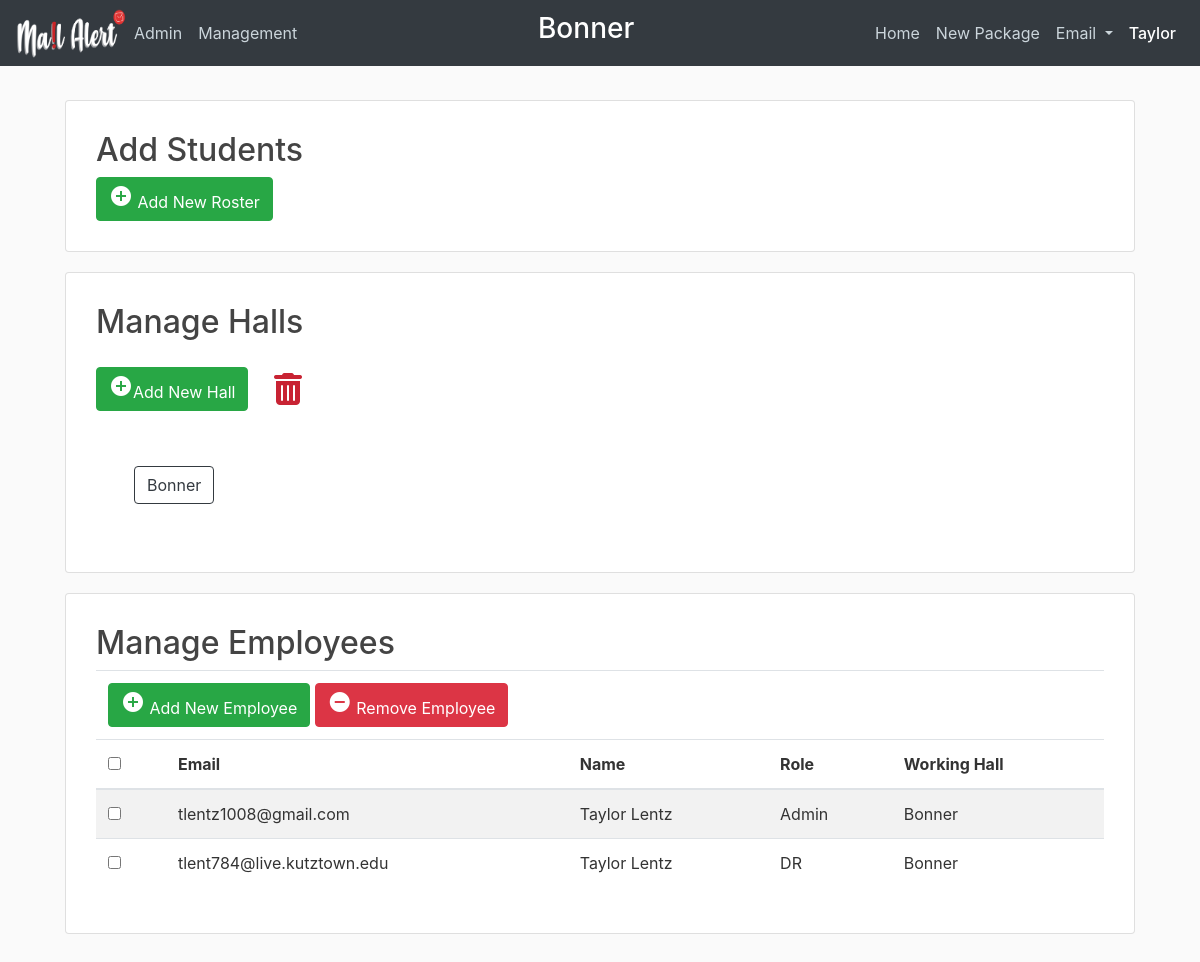
Page /management (signed in) on the committed database.
### mailalert/models.py (models this page shows, shortened)
class Hall(db.Model):
    id = db.Column(db.Integer, primary_key=True)
    name = db.Column(db.String(100), unique=True, nullable=False)
    students = db.relationship('Student', backref='hall')
    employees = db.relationship('Employee', backref='hall')
    packages = db.relationship('Package', backref='hall')

class Employee(db.Model, UserMixin):
    id = db.Column(db.Integer, primary_key=True)
    hired_date = db.Column(db.DateTime, nullable=False, default=datetime.now)
    end_date = db.Column(db.DateTime)
    active = db.Column(db.Boolean, default=True)
    reset_password = db.Column(db.Boolean, default=True)
    email = db.Column(db.String(120), unique=True, nullable=False)
    first_name = db.Column(db.String(100), nullable=False)
    last_name = db.Column(db.String(100), nullable=False)
    password = db.Column(db.String(60), nullable=False)
    access = db.Column(db.String, nullable=False, default="DR")
    hall_id = db.Column(db.Integer, db.ForeignKey('hall.id'))
    logins = db.relationship('Login', backref='employee')
    sent_mail = db.relationship('SentMail', backref='employee')
    inputted_packages = db.relationship(
        'Package', foreign_keys='[Package.employee_input_id]', backref='inputted')
    removed_packages = db.relationship(
        'Package', foreign_keys='[Package.employee_remove_id]', backref='removed')
    def is_admin(self):
        return self.access == 'Admin'
    def allowed(self, access_level):
        return ACCESS[self.access] >= ACCESS[access_level]

### mailalert/employees/routes.py (the view, shortened to what this page needs)
@employees.route("/management", methods=['GET', 'POST'])
@login_required
@requires_access_level('Building Director')
def management():
    form = ManagementForm()
    new_hall_form = NewHallForm()
    hall_list = Hall.query.all()
    hall_list = [(hall.id, hall.name) for hall in hall_list]
    form.hall.choices = hall_list
    employees = Employee.query.filter(Employee.active == True).all()
    halls = Hall.query.all()
    return render_template('management.html', title='Management', form=form, employees=employees, halls=halls, new_hall_form=new_hall_form)

### mailalert/employees/forms.py
class ManagementForm(FlaskForm):
    email = StringField('Email ', validators=[DataRequired(), Email()])
    firstName = StringField('First Name', validators=[DataRequired()])
    lastName = StringField('Last Name', validators=[DataRequired()])
    role = SelectField('Role', choices=[
                       ('Admin', 'Admin'), ('Building Director', 'Building Director'), ('DR', 'DR')])
    hall = SelectField('Working Hall', coerce=int, validators=[DataRequired()])
    submit = SubmitField('Submit')

class NewHallForm(FlaskForm):
    hall = StringField('Hall', validators=[DataRequired()])
    submit = SubmitField('Submit')

### mailalert/main/utils.py (called while the page is built)
def requires_access_level(access_level):
    def decorator(f):
        @wraps(f)
        def decorated_function(*args, **kwargs):
            if not current_user.allowed(access_level):
                return render_template('errors/403.html')
            return f(*args, **kwargs)
        return decorated_function
    return decorator

### mailalert/models.py (called while the page is built)
@login_manager.user_loader
def load_user(id):
    return Employee.query.get(int(id))

### mailalert/templates/management.html (shortened to what this page needs)
{% extends "layout_with_navbar.html" %}
{%block content %}
<head>
</head>
<body>
    <div class="card management">
		<h2>Add Students</h2>
		<div>
			<a href="#setupModal" class="btn btn-success" data-toggle="modal"><i
				class="material-icons">&#xE147;</i> <span>Add New Roster</span>
			</a>
		</div>
	</div>
	<div class="card management">
		<form>
			<h2>Manage Halls</h2>
			<a href="#addHallModal" class="btn btn-success" data-toggle="modal">
				<i class="material-icons">&#xE147;</i><span>Add New Hall</span>
			</a>
			<div class="btn edit mt-3 trash" name="deleteHall">
				<i class="fas fa-trash-alt fa-2x"></i>
			</div>
			<div class="halls">
				<div id="hallList">
				{% for hall in halls %}
					<p class="btn btn-outline-dark" id="{{ hall.id }}">{{ hall.name }}</p>
				{% endfor %}
				</div>
			</div>
		</form>
	</div>
	<div class="card management">
		<form action="{{ url_for('employees.delete_employee') }}" method="POST">
			<h2>Manage Employees</h2>
			<table class="table table-striped table-hover">
				<thead>
					<tr>
						<div class="btn-toolbar float-right">
							<td colspan="7">
								<a href="#addEmployeeModal" class="btn btn-success" data-toggle="modal"><i
										class="material-icons">&#xE147;</i> <span>Add New Employee</span></a>
								<a href="#deleteEmployeeModal" class="btn btn-danger" data-toggle="modal"><i
										class="material-icons">&#xE15C;</i> <span>Remove Employee</span></a>
							</td>
						</div>
					</tr>
					<tr>
						<th>
							<span class="custom-checkbox">
								<input type="checkbox" id="selectAll" />
							</span>
						</th>
						<th>Email</th>
						<th>Name</th>
						<th>Role</th>
						<th>Working Hall</th>
					</tr>
				</thead>
				{% for employee in employees %}
					<tr>
						<td>
							<span class="custom-checkbox">
								<input type="checkbox" name="del_employees" value="{{ employee.id }}" />
							</span>
						</td>
						<td>{{ employee.email }}</td>
						<td>{{ employee.first_name }} {{ employee.last_name }}</td>
						<td>{{ employee.access }}</td>
						<td>{{ employee.hall.name }}</td>
					</tr>
				{% endfor %}
			</table>
		</form>
	</div>
</body>
{% endblock %}

### mailalert/templates/layout_with_navbar.html (shortened to what this page needs)
<!DOCTYPE html>
<html>
<head>
  <link rel="stylesheet" href="https://maxcdn.bootstrapcdn.com/bootstrap/4.0.0/css/bootstrap.min.css"
>
  <link rel="stylesheet" type="text/css" href="{{ url_for('static', filename='main.css') }}">
  <link rel="stylesheet" href="https://maxcdn.bootstrapcdn.com/font-awesome/4.7.0/css/font-awesome.min.css">
</head>
<body>
  <header class="site-header">
    <nav class="navbar navbar-expand-lg navbar-dark bg-dark fixed-top">
	  <a href="/"><img src= {{ url_for('static', filename = '../static/logo.png') }} alt="Mail Alert" border="0" width="110px" height="50px"></a>
      <div class="collapse navbar-collapse" id="navbarNavDropdown">
        <ul class="navbar-nav">
          {% if current_user.is_authenticated %}
            {% if current_user.is_admin() %}
              <li class="nav-item">
                <a class="nav-link" href="{{ url_for('admin.index') }}">Admin<span class="sr-only">(current)</span></a>
              </li>
            {% endif %}
            {% if current_user.allowed('Building Director') %}
              <li class="nav-item">
                <a class="nav-link" href="{{ url_for('employees.management') }}">Management<span class="sr-only">(current)</span></a>
              </li>
            {% endif %}
          {% endif %}
        </ul>
        <ul class="navbar-nav ml-auto">
          <li class="nav-item">
            <h3 class="working-hall">{{current_user.hall.name}}</h3>
          </li>
        </ul>
        <ul class="navbar-nav ml-auto">
          <li class="nav-item">
            <a class="nav-link" href="/">Home <span class="sr-only">(current)</span></a>
          </li>
          <li class="nav-item">
            <a class="nav-link" href="{{ url_for('packages.newPackage') }}">New Package<span class="sr-only">(current)</span></a>
          </li>
          <li class="nav-item dropdown">
            <a class="nav-link dropdown-toggle" href="#" id="navbarDropdownMenuLink" data-toggle="dropdown"
              aria-haspopup="true" aria-expanded="false">
              Email
            </a>
          </li>
          <li class="nav-item dropdown">
            <a class="nav-link active" href="#" id="currentUserDropDown" data-toggle="dropdown"
              aria-haspopup="true" aria-expanded="false">
              {{ current_user.first_name }}
            </a>
          </li>
        </ul>
      </div>
    </nav>
  </header>
  <main role="main" class="container">
    <div class="row">
      <div class="col-md-12">
        {% block content %}{% endblock %}
      </div>
    </div>
  </main>
</body>
</html>

### mailalert/static/main.css (style rules this page uses)
body { background: #fafafa; color: #333333; margin-top: 5rem; }
h1, h2, h3, h4, h5, h6 { color: #444444; }
.site-header .navbar-nav .nav-link { color: #cbd5db; }
.site-header .navbar-nav .nav-link.active { font-weight: 500; }
.working-hall { color: white; }
.card.management { margin: 20px; padding: 30px; }
.halls { padding: 30px; }
.halls p { margin: 8px; }
.trash { color: #c82333; padding-bottom: 20px; padding-left: 20px; }

### rows in the picture
Hall: hall.name "Bonner", name "Bonner"
Employee: first_name "Taylor", email "tlentz1008@gmail.com", last_name "Lentz", access "Admin", hall.name "Bonner"
Employee: email "tlent784@live.kutztown.edu", first_name "Taylor", last_name "Lentz", access "DR", hall.name "Bonner"
